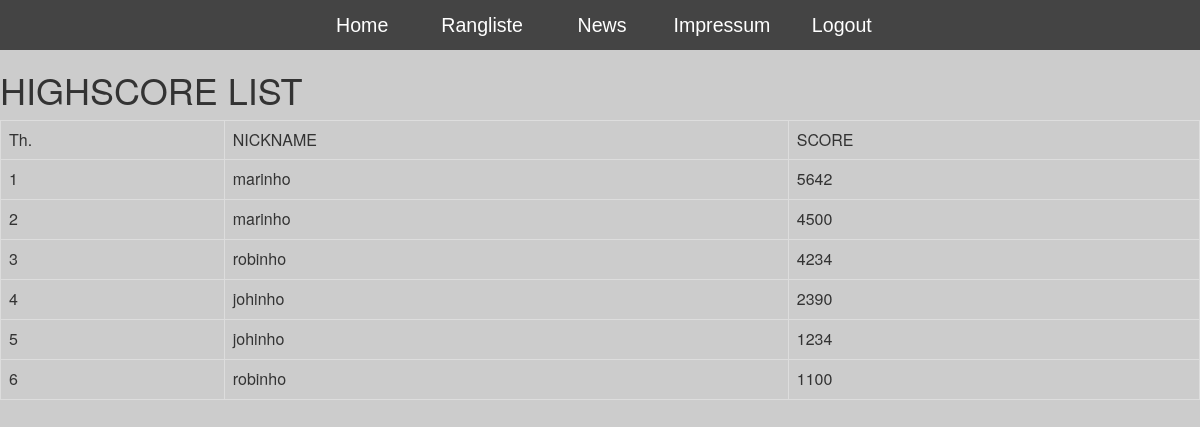
The app's page /hangman/RankedList.php with its own data.
### tables this page shows
CREATE TABLE Scores (
	scoreid INT NOT NULL AUTO_INCREMENT
	, userid INT
    , score INT
    , PRIMARY KEY (scoreid)
    , FOREIGN KEY (userid) REFERENCES User(userid)
	);

CREATE TABLE User (
	userid INT NOT NULL AUTO_INCREMENT
    , nickname CHAR (80) NOT NULL
    , entrydate TIMESTAMP
    , password CHAR (80) NOT NULL
    , groupid INT
    , FOREIGN KEY (groupid) REFERENCES Groups(groupid)
    , PRIMARY KEY (userid)
    );

### hangman/RankedList.php (the view, shortened to what this page needs)
<html>
<head>
    <link rel="stylesheet" href="css/bootstrap.css">
    <link rel="stylesheet" href="css/navBar.css">
</head>
<body class="news">
<header>
    <div class="nav">
        <ul>
            <li class="home"><a href="hangman.php">Home</a></li>
            <li class="rankedlist"><a class="active" href="RankedList.php">Rangliste</a></li>
            <li class="news"><a href="news.php">News</a></li>
            <li class="impressum"><a href="impressum.php">Impressum</a></li>
            <li class="logout"><a href="logout.php">Logout</a></li>
        </ul>
    </div>
</header>
</body>
<?php
include "db_newconnection.php";
?>
<?php
$rankedlist = "SELECT p.nickname AS nickname,
                      s.score AS score
                      FROM `user` p
                      LEFT JOIN Scores s
                      ON p.userid = s.userid
                      ORDER BY s.score DESC
                      Limit 15";
$result = mysqli_query($tunnel,$rankedlist);
echo "<h1>HIGHSCORE LIST</h1>";
echo "<table class='table table-bordered'>";
echo "<td>","Th.","</td>";
echo "<td>","NICKNAME","</td>";
echo "<td>","SCORE","</td>";
$highscorenumber=1;
while($row2 = mysqli_fetch_object($result))
{
    echo "<tr>";
    echo "<td>",$highscorenumber++,"</td>";
    echo "<td>",$row2->nickname,"</td>";
    echo "<td>",$row2->score,"</td>";
    echo "</tr>";
}
echo "</table>";
?>
</html>

### hangman/css/navBar.css (style rules this page uses)
body { margin: 0; padding: 0; background: #ccc; }
.nav ul { list-style: none; background-color: #444; text-align: center; padding: 0; margin: 0; }
.nav li { font-family: 'Oswald', sans-serif; font-size: 1.2em; line-height: 40px; height: 40px; border-bottom: 1px solid #888; }
.nav a { text-decoration: none; color: #fff; display: block; transition: 3s background-color; }
@media screen and (min-width: 600px) { .nav li { width: 120px; border-bottom: none; height: 50px; line-height: 50px; font-size: 1.4em; } }
@media screen and (min-width: 600px) { .nav li { display: inline-block; margin-right: -4px; } }

### records on screen
scores: userid.nickname "marinho", score "5642"
scores: userid.nickname "marinho", score "4500"
scores: userid.nickname "robinho", score "4234"
scores: userid.nickname "johinho", score "2390"
scores: userid.nickname "johinho", score "1234"
scores: userid.nickname "robinho", score "1100"
